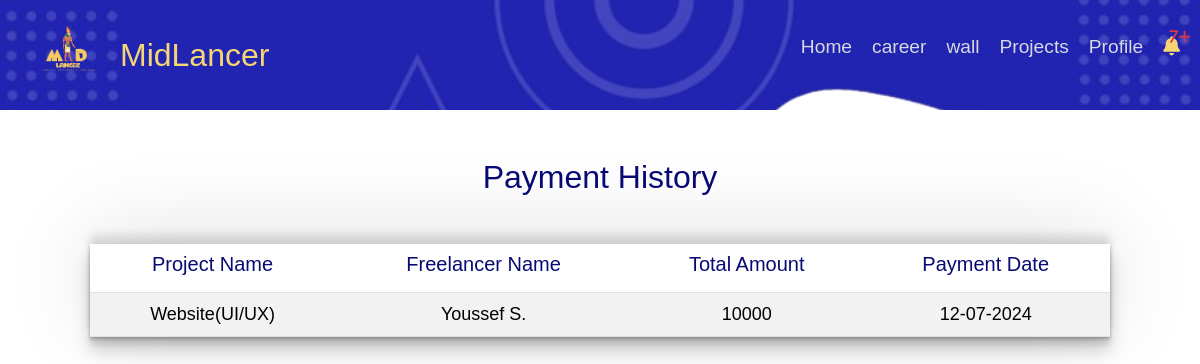
The app's page /payment_history.php (signed in) with its own data.
### tables this page shows
CREATE TABLE `payment` (
  `payment_id` int(11) NOT NULL,
  `amount` float NOT NULL,
  `commission` float NOT NULL,
  `date` date NOT NULL,
  `user_id` int(11) NOT NULL,
  `freelancer_id` int(11) NOT NULL,
  `project_id` int(11) NOT NULL
);

CREATE TABLE `project` (
  `project_id` int(11) NOT NULL,
  `project_name` varchar(250) NOT NULL,
  `description` varchar(250) NOT NULL,
  `total_hours` int(11) NOT NULL,
  `deadline_date` date NOT NULL,
  `user_id` int(11) NOT NULL,
  `type_id` int(11) DEFAULT NULL,
  `posting` int(11) NOT NULL
);

CREATE TABLE `freelancer` (
  `freelancer_id` int(11) NOT NULL,
  `freelancer_name` varchar(255) NOT NULL,
  `email` varchar(255) NOT NULL,
  `phone_number` varchar(11) NOT NULL,
  `password` varchar(255) NOT NULL,
  `birthdate` date NOT NULL,
  `national_id` varchar(14) NOT NULL,
  `freelancer_image` longtext DEFAULT NULL,
  `job_title` varchar(255) NOT NULL,
  `available_hours` int(11) DEFAULT NULL,
  `price/hr` float DEFAULT 5,
  `link1` varchar(255) DEFAULT NULL,
  `link2` varchar(255) DEFAULT NULL,
  `freelancer_file` longtext DEFAULT NULL,
  `bio` text DEFAULT NULL,
  `premium` varchar(255) DEFAULT '0',
  `view` int(11) DEFAULT 0,
  `hidden` tinyint(1) DEFAULT 0,
  `admin_hidden` tinyint(1) DEFAULT 0,
  `career_id` int(11) NOT NULL,
  `rank_id` int(11) DEFAULT 1,
  `webssite_price` int(11) NOT NULL DEFAULT 5,
  `fl_join_date` date NOT NULL DEFAULT current_timestamp(),
  `last_seen` datetime DEFAULT current_timestamp()
);

### payment_history.php (the view, shortened to what this page needs)
<?php
include("connection.php");
$user_id = $_SESSION['user_id'];
$history = "SELECT `project`.*,
                    `user`.*,
                    `freelancer`.*,
                    `payment`.* FROM  `payment`
        JOIN `freelancer` ON `payment`.`freelancer_id` = `freelancer`.`freelancer_id`
        JOIN `project` ON `payment`.`project_id` = `project`.`project_id`
        JOIN `user` ON `payment`.`user_id` = `user`.`user_id`
        WHERE `payment`.`user_id` = '$user_id'
        ORDER BY `payment`.`date` DESC";
$result = mysqli_query($connect,$history);
?>
<!DOCTYPE html>
<html lang="en">
<head>
     <link rel="stylesheet" href="https://cdnjs.cloudflare.com/ajax/libs/font-awesome/6.5.2/css/all.min.css"
 />
    <link href='https://unpkg.com/boxicons@2.1.4/css/boxicons.min.css' rel='stylesheet'>
    <link rel="stylesheet" href="https://cdn.jsdelivr.net/npm/bootstrap@5.3.3/dist/css/bootstrap.min.css
    ">
    <link rel="stylesheet" href="css/payment_history.css">
</head>
<body>
<?php  include("navbarr.php"); ?>
<h2 class="text-center my-5 ">
Payment History
</h2>
<div class="all">
<table class="table table-striped w-90">
    <thead>
        <tr>
            <th><h3>Project Name</h3></th>
            <th><h3>Freelancer Name</h3></th>
            <th><h3>Total Amount</h3></th>
            <th><h3>Payment Date</h3></th>
        </tr>
    </thead>
    <tbody>
        <?php
        foreach($result as $data){
        ?>
        <tr>
            <td><?php echo htmlspecialchars($data["project_name"]) ?></td>
            <td><?php echo htmlspecialchars($data["freelancer_name"]) ?></td>
            <td><?php echo htmlspecialchars($data["amount"]) ?></td>
            <td><?php echo date("d-m-Y", strtotime($data["date"])) ?></td>
        </tr>
        <?php } ?>
    </tbody>
</table>
</div>
</body>
</html>

### css/payment_history.css (style rules this page uses)
:root { --primary-color: #080a74; --secondary-color: #f6d673; --Thirdly-color: #d6d9e0; --fourthly-color: #1d1d27; }
h2 { color: #080a74; }
th h3 { font-size: 20px; color: var(--primary-color); text-align: center; }
tr td { text-align: center; font-size: 18px; }
* { padding: 0; margin: 0; box-sizing: border-box; list-style: none; text-decoration: none !important; }
.all { margin: auto; box-shadow: rgba(0, 0, 0, 0.25) 0px 2px 3px, rgba(0, 0, 0, 0.12) 0px -11px 88px, rgba(0, 0, 0, 0.12) 0px -9px 8px, rgba(0, 0, 0, 0.17) 0px 14px 16px, rgba(0, 0, 0, 0.09) 0px 8px 5px; width: 85%; }

### css/navbarr.css (style rules this page uses)
* { margin: 0; padding: 0; box-sizing: border-box; }
body { font-family: Arial, sans-serif; }

### records on screen
payment: project.project_name "Website(UI/UX)", freelancer.freelancer_name "Youssef S.", amount "10000", date "12-07-2024"
